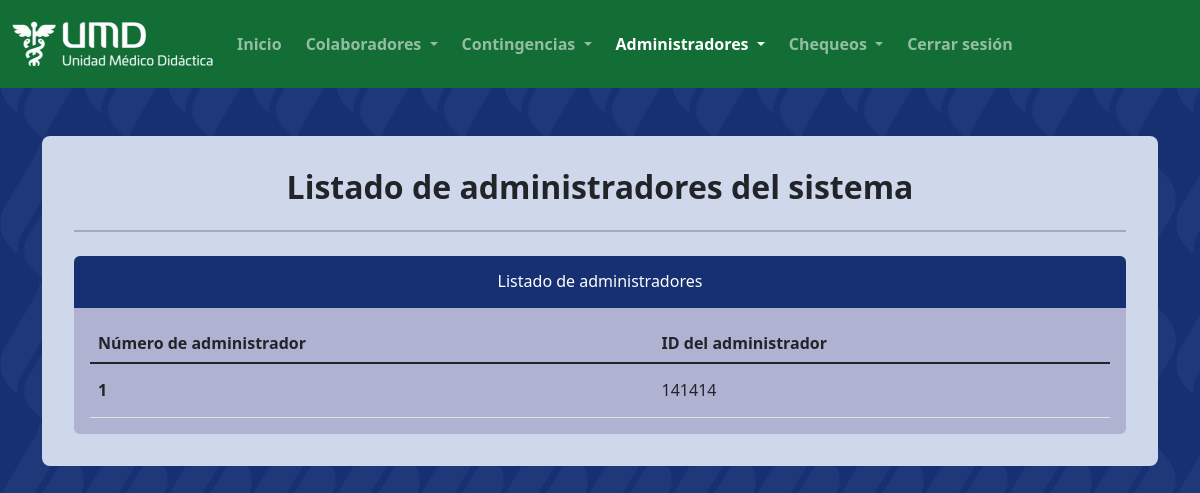
/administrador/consulta_administradores/listado_administradores.php (signed in), run on an earlier commit of the app's database.
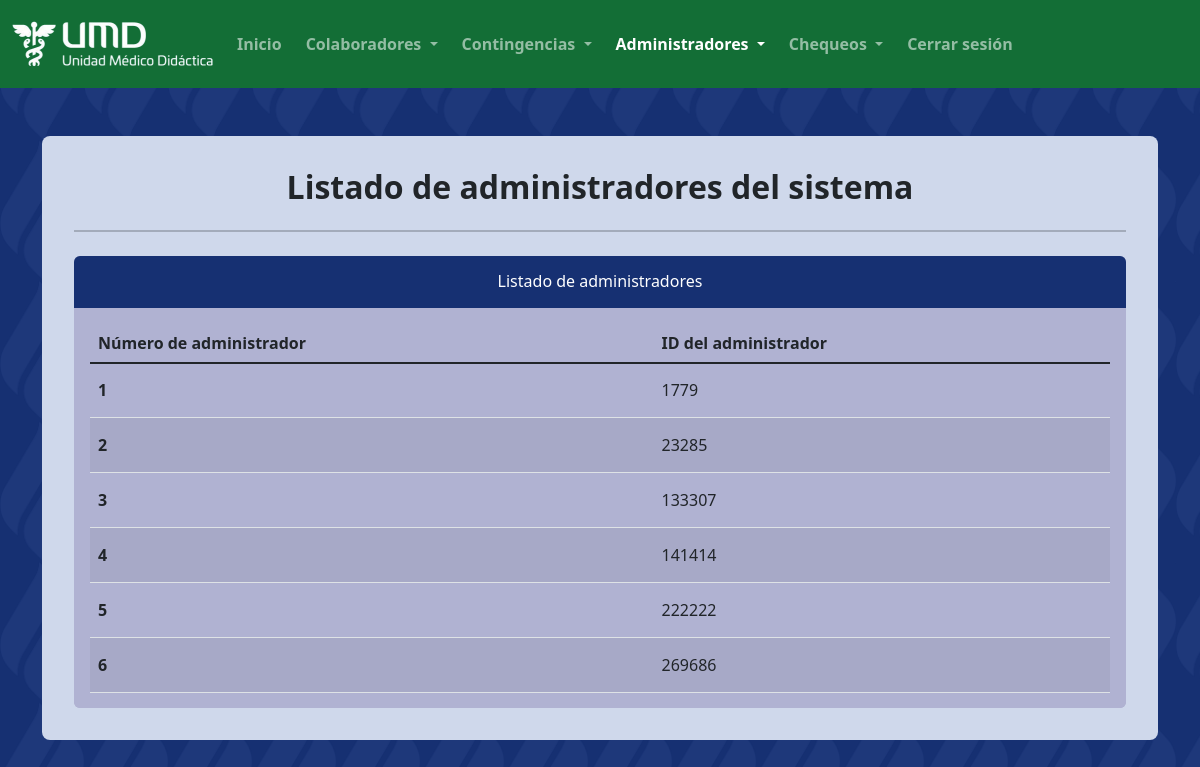
And on a later commit of the database.
### tables this page shows
CREATE TABLE `coordinador` (
  `ID` int(10) UNSIGNED NOT NULL,
  `clave` varchar(100) NOT NULL
);

### administrador/consulta_administradores/listado_administradores.php (the view, shortened to what this page needs)
<?php
    $conexion_base = new mysqli("localhost", "root", "", "checadorumd");
    $administradores = $conexion_base->query("SELECT * FROM coordinador;");
?>
<html lang="es" class="invisible">
    <head>
        <link rel="stylesheet" href="../../css/clases_globales.css">
        <link rel="stylesheet" href="../../css/estilos_administradores.css">
        <link rel="stylesheet" href="../../css/bootstrap/bootstrap-icons.css">
        <link rel="stylesheet" href="../../css/bootstrap/bootstrap.min.css">
    </head>
    <body class="fondo-pantone-azul-oscuro">
        <?php
            include("../componentes_paginas/barra_navegacion.php");
        ?>
        <div class="mx-2 mx-md-0">
            <div class="container-xl my-5">
                <div class="jumbotron fondo-pantone-azul-claro">
                    <h1 class="fs-2 fw-semibold text-center">
                        Listado de administradores del sistema
                    </h1>
                    <hr class="my-4 border border-1 border-dark">
                    <?php
                    if(isset($administradores) && @$administradores->num_rows > 0) {
                    ?>
                    <div class="rounded-2 text-center fondo-pantone-azul-intermedio mx-auto">
                        <h6 class="text-center text-white fondo-pantone-azul-oscuro py-3 rounded-top mb-0 px-3">
                            Listado de administradores
                        </h6>
                        <div class="table-responsive fondo-pantone-azul-intermedio rounded tabla-desglose p-3">
                            <table class="table table-striped mb-0">
                                <thead>
                                    <tr">
                                        <th scope="col"> Número de administrador </th>
                                        <th scope="col"> ID del administrador </th>
                                </thead>
                                <tbody class="table-group-divider">
                                    <tr>
                                        <?php
                                        $numero_administrador = 0;
                                        while($administrador = $administradores->fetch_row()) {
                                            echo "<tr> ";
                                            echo "<th scope='row' class='py-3'> " . ++$numero_administrador . " </th> ";
                                            echo "<td class='py-3'> " . $administrador[0] .  " </td> ";
                                            echo " </tr>";
                                        }
                                        ?>
                                    </tr>
                                </tbody>
                            </table>
                            <?php
                            }
                            else {
                            ?>
                                <p class="mb-0 fs-5 fw-semibold py-3 text-center">
                                    No hay administradores registrados en el sistema
                                </p>
                            <?php
                            }
                            ?>
                        </div>
                    </div>
                </div>
            </div>
        </div>
    </body>
</html>

### administrador/componentes_paginas/barra_navegacion.php (shortened to what this page needs)
<nav class="navbar sticky-top mt-0 navbar-expand-lg navbar-dark fondo-pantone-verde-muy-oscuro py-lg-3">
    <div class="container-fluid">
        <a class="navbar-brand">
            <img id="logouaa-umd">
        </a>
        <div class="collapse navbar-collapse" id="navbarSupportedContent">
            <ul class="navbar-nav me-auto mb-2 mb-lg-0">
                <li class="nav-item me-0 me-lg-2">
                    <a class="nav-link fw-semibold <?php if(basename($_SERVER['SCRIPT_FILENAME']) == "menu_administrador.php")
                    echo "active"; else echo "\" href=\"../menu_principal/menu_administrador.php"?>"
                    aria-current="page">
                        Inicio
                    </a>
                </li>
                <li class="nav-item dropdown me-0 me-lg-2">
                    <a class="nav-link dropdown-toggle fw-semibold
                    <?php if(basename($_SERVER['SCRIPT_FILENAME']) == "listado_colaboradores.php"
                    || basename($_SERVER['SCRIPT_FILENAME']) == "adicion_colaborador.php"
                    || basename($_SERVER['SCRIPT_FILENAME']) == "modificacion_colaborador.php"
                    || basename($_SERVER['SCRIPT_FILENAME']) == "eliminacion_colaborador.php"
                    || basename($_SERVER['SCRIPT_FILENAME']) == "desbloquear_ID.php"
                    || basename($_SERVER['SCRIPT_FILENAME']) == "bloquear_ID.php"
                    || basename($_SERVER['SCRIPT_FILENAME']) == "reporte_horas.php")
                    echo "active"?>"
                    role="button" data-bs-toggle="dropdown" aria-expanded="false">
                        Colaboradores
                    </a>
                </li>
                <li class="nav-item dropdown me-0 me-lg-2">
                    <a class="nav-link dropdown-toggle fw-semibold
                    <?php if(basename($_SERVER['SCRIPT_FILENAME']) == "listado_contingencias.php"
                    || basename($_SERVER['SCRIPT_FILENAME']) == "adicion_contingencia.php"
                    || basename($_SERVER['SCRIPT_FILENAME']) == "modificacion_contingencia.php"
                    || basename($_SERVER['SCRIPT_FILENAME']) == "eliminacion_contingencia.php")
                    echo "active"?>"
                    role="button" data-bs-toggle="dropdown" aria-expanded="false">
                        Contingencias
                    </a>
                </li>
                <li class="nav-item dropdown me-0 me-lg-2">
                    <a class="nav-link dropdown-toggle fw-semibold
                    <?php if(basename($_SERVER['SCRIPT_FILENAME']) == "listado_administradores.php"
                    || basename($_SERVER['SCRIPT_FILENAME']) == "adicion_administrador.php"
                    || basename($_SERVER['SCRIPT_FILENAME']) == "modificacion_administrador.php"
                    || basename($_SERVER['SCRIPT_FILENAME']) == "eliminacion_administrador.php")
                    echo "active"?>"
                    role="button" data-bs-toggle="dropdown" aria-expanded="false">
                        Administradores
                    </a>
                </li>
                <li class="nav-item dropdown me-0 me-lg-2">
                    <a class="nav-link dropdown-toggle fw-semibold
                    <?php if(basename($_SERVER['SCRIPT_FILENAME']) == "adicion_chequeo.php"
                    || basename($_SERVER['SCRIPT_FILENAME']) == "modificacion_chequeo.php"
                    || basename($_SERVER['SCRIPT_FILENAME']) == "eliminacion_chequeo.php")
                    echo "active"?>"
                    role="button" data-bs-toggle="dropdown" aria-expanded="false">
                        Chequeos
                    </a>
                </li>
                <li class="nav-item">
                    <form method="POST" id="formulario" action="../gestion_sesion/cerrar_sesion.php"
                    class="mb-0">
                        <a class="nav-link fw-semibold" id="cierre-sesion" href="#">
                            Cerrar sesión
                        </a>
                    </form>
                </li>
            </ul>
        </div>
    </div>
</nav>

### css/clases_globales.css (style rules this page uses)
body { background-image: url("../img/iconouaa.png"); background-repeat: repeat; background-size: clamp(50px, 7vw, 300px); scroll-behavior: auto !important; }
.fondo-pantone-azul-claro { background-color: rgb(207, 216, 235); }
.fondo-pantone-azul-intermedio { background-color: rgb(176, 178, 210); }
.fondo-pantone-azul-oscuro { background-color: rgb(22, 48, 114); }
.fondo-pantone-verde-muy-oscuro { background-color: rgb(19, 110, 54); }
.tabla-desglose { max-height: 400px; }

### css/estilos_administradores.css (style rules this page uses)
@media screen and (min-width: 576px) { #logouaa-umd { content: url(../img/logoUMD-reducido.png); } }
.active { cursor: default; }
.jumbotron { padding: 2rem; margin-bottom: 2rem; border-radius: .5rem; }

What changed in the data, as far as the page shows it:
added coordinador: ID "1779"
added coordinador: ID "23285"
added coordinador: ID "133307"
added coordinador: ID "222222"
added coordinador: ID "269686"
